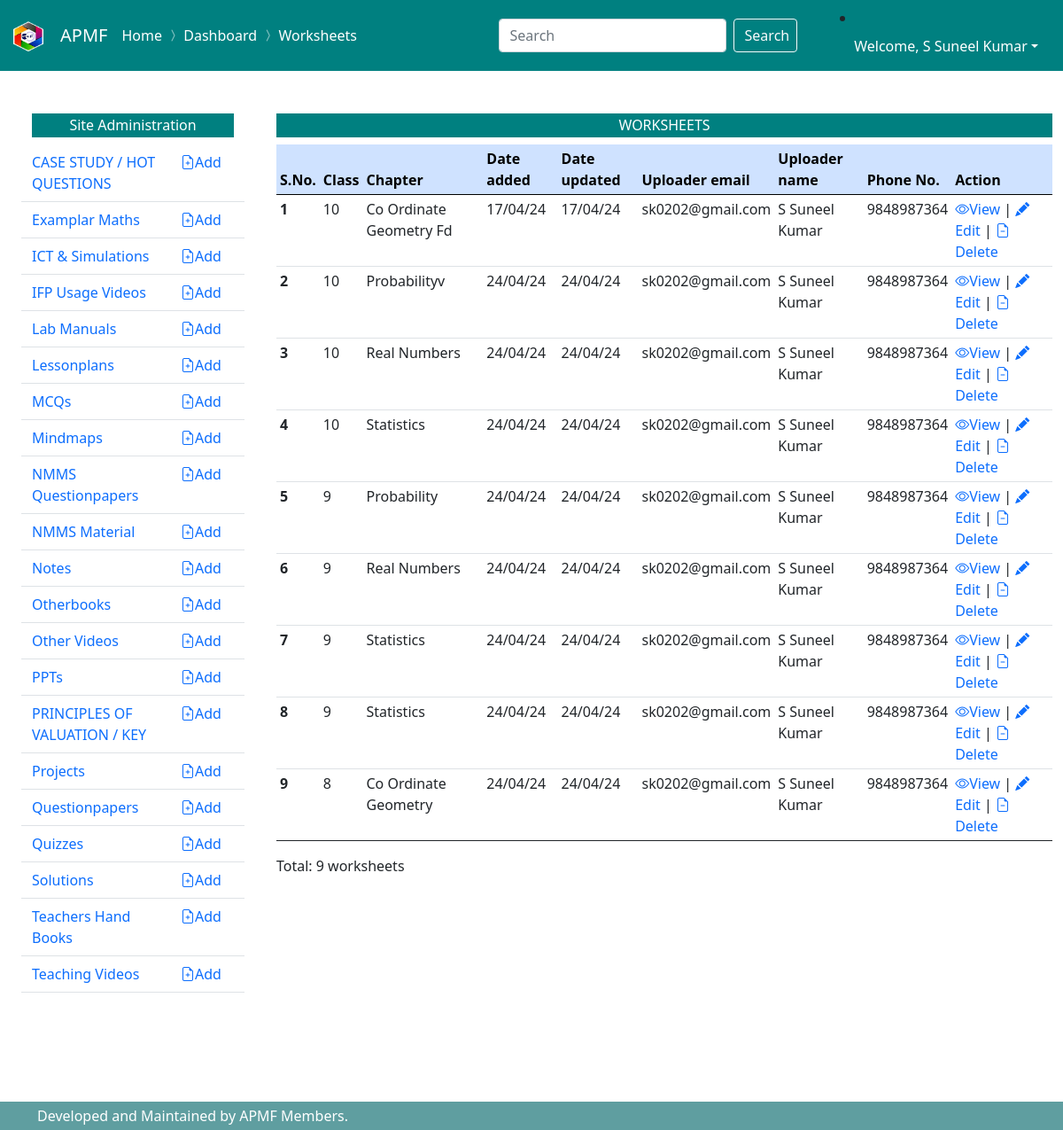
Page /dashboard/worksheets/ (signed in) on the committed database.
### users/models.py (models this page shows, shortened)
class MyUser(AbstractBaseUser):
    email=models.EmailField(
        verbose_name ='email address',
        max_length = 255,
        unique = True,
    )
    phone_number = models.CharField(max_length=10, validators=[RegexValidator(regex='^(\+?\d{1,3})?[-.\s]?\(?\d{3}\)?[-.\s]?\d{3}[-.\s]?\d{4}$')])
    name = models.CharField(max_length=50)
    is_active = models.BooleanField(default=True)
    is_admin = models.BooleanField(default=False)
    objects = MyUserManager()
    USERNAME_FIELD = 'email'
    REQUIRED_FIELDS = ['phone_number', 'name']

### worksheets/models.py (models this page shows, shortened)
class Worksheet(Item):
    chapter = models.CharField(max_length = 50)
    class Meta:
        ordering = [
            '-standard',
            'chapter'
        ]

### dashboard/views.py (the view)
# urls.py: path('dashboard/worksheets/', views.DashboardWorksheetListView.as_view(), name='dashboard_worksheet_list'),
class DashboardWorksheetListView(worksheet_views.WorksheetListView):
    template_name = 'dashboard/worksheets/list.html'
    success_url = reverse_lazy('dashboard_worksheet_list')

### worksheets/views.py (called while the page is built)
    def get_context_data(self, **kwargs):
        context = super().get_context_data(**kwargs)
        context['requests'] = Message.objects.filter(request_for = 'worksheet')
        return context

### dashboard/templates/dashboard/worksheets/list.html (shortened to what this page needs)
{% extends "dashboard/dashboard.html" %}
{% load static %}
{% block navigation %}
<span class="navbar-text" >
  <a href="{% url "home" %}" style ="text-decoration:none">Home</a>
  <i class="bi bi-chevron-compact-right"></i>
  <a href="{% url "dashboard" %}" style ="text-decoration:none">Dashboard</a>
  <i class="bi bi-chevron-compact-right"></i>
  <a href="#" style ="text-decoration:none">Worksheets</a>
</span>
{% endblock navigation %}
{% block content %}
<h6 class ="p-1 text-center" style="background-color:teal; color:white"> WORKSHEETS</h6>
<table class="table table-sm table-hover">
    <thead class="table-primary" >
      <tr  >
        <th scope="col">S.No.</th>
        <th scope="col">Class</th>
        <th scope="col">Chapter</th>
        <th scope="col">Date added</th>
        <th scope="col">Date updated</th>
        <th scope="col">Uploader email</th>
        <th scope="col">Uploader name</th>
        <th scope="col">Phone No.</th>
        <th scope="col">Action</th>
      </tr>
    </thead>
    <tbody>
        {% for worksheet in  worksheets %}
      <tr>
        <th scope="row">{{forloop.counter}}</th>
        <td>{{worksheet.standard}}</td>
        <td>{{worksheet.chapter|title}}</td>
        <td>{{worksheet.date_added|date:'d/m/y'}}</td>
        <td>{{worksheet.date_updated|date:'d/m/y'}}</td>
        <td>{{worksheet.uploaded_by.email}}</td>
        <td>{{worksheet.uploaded_by.name|title}}</td>
        <td>{{worksheet.uploaded_by.phone_number}}</td>
        <td><a style="text-decoration:none;" href= '{{ worksheet.file.url }}'><i class="bi bi-eye"></i>View </a>|
          <a style="text-decoration:none;" href= '{% url "dashboard_worksheet_update" worksheet.pk %}'><i class="bi bi-pencil-fill"></i>Edit </a>|
          <a style="text-decoration:none;" href= '{% url "dashboard_worksheet_delete" worksheet.pk %}'><i class="bi bi-file-earmark-minus"></i>Delete </a> </td>
      </tr>
      {% endfor %}
      </table>
      Total: {{worksheets|length}} worksheet{{worksheets|length|pluralize:'s'}}
{% endblock content %}

### dashboard/templates/dashboard/dashboard.html (shortened to what this page needs)
{% load static %}
<!DOCTYPE html>
<html lang="en">
<head>
  <link href="https://cdn.jsdelivr.net/npm/bootstrap@5.0.2/dist/css/bootstrap.min.css" rel="stylesheet">
  <link rel="stylesheet" href="https://cdn.jsdelivr.net/npm/bootstrap-icons@1.11.3/font/bootstrap-icons.min.css">
  <link href="{% static 'css/style.css' %}" rel="stylesheet">
</head>
<body class="d-flex flex-column min-vh-100">
<nav class="navbar navbar-expand-sm navbar-dark " style="background-color: teal;">
  <div class="container-fluid">
    <a class="navbar-brand" href="{% url 'home' %}">
      <img src="{% static 'images/apmf_logo.png' %}" alt="Avatar Logo" style="width:40px;" >
    </a>
    <a class="navbar-brand" href="javascript:void(0)">APMF</a>
    <div class="collapse navbar-collapse" id="mynavbar">
                    <ul class="navbar-nav me-auto">
                      {% block navigation %}{% endblock navigation %}
                    </ul>
                  <form class="d-flex" style="float">
                    <input class="form-control me-2" type="text" placeholder="Search">
                    <button class="btn btn-outline-light pe-2" type="button">Search</button>
                  </form>
                  {% if user.is_authenticated %}
                    <li class="nav-item dropdown ms-5 dropdown-menu-right">
                              <a class="nav-link dropdown-toggle" href="#" role="button" data-bs-toggle="dropdown" style="color:white;">Welcome, {{ user.name }}</a>
                    </li>
                  {% else %}
                  <form class="d-flex ms-5">
                    <a href="{% url 'login' %}" class="btn btn-outline-light me-2">Log In</a>
                    <a href="{% url 'signup' %}" class="btn btn-outline-light">Sign up</a>
                    </form>
                  {% endif %}
    </div>
  </div>
</nav>
<div class="container-fluid mt-5" >
    <div class="row">
        <div class="col-md-3" >
               {% include "dashboard/sidebar.html" %}
        </div>
        <div class="col-md-9">
               {% block content %}{% endblock content %}
        </div>
    </div>
</div>
<footer class="footer mt-auto py-1 " style="background-color:cadetblue; color:White ">
  <div class="container">
    <span class="text-white ">Developed and Maintained by APMF Members.</span>
  </div>
</footer>
</body>
</html>

### rows in the picture
MyUser: name "S Suneel Kumar"
Worksheet: standard "10", chapter "Co Ordinate Geometry Fd", date_added "17/04/24", date_updated "17/04/24", uploaded_by.email "sk0202@gmail.com", uploaded_by.name "S Suneel Kumar", uploaded_by.phone_number "9848987364"
Worksheet: standard "10", chapter "Probabilityv", date_added "24/04/24", date_updated "24/04/24", uploaded_by.email "sk0202@gmail.com", uploaded_by.name "S Suneel Kumar", uploaded_by.phone_number "9848987364"
Worksheet: standard "10", chapter "Real Numbers", date_added "24/04/24", date_updated "24/04/24", uploaded_by.email "sk0202@gmail.com", uploaded_by.name "S Suneel Kumar", uploaded_by.phone_number "9848987364"
Worksheet: standard "10", chapter "Statistics", date_added "24/04/24", date_updated "24/04/24", uploaded_by.email "sk0202@gmail.com", uploaded_by.name "S Suneel Kumar", uploaded_by.phone_number "9848987364"
Worksheet: standard "9", chapter "Probability", date_added "24/04/24", date_updated "24/04/24", uploaded_by.email "sk0202@gmail.com", uploaded_by.name "S Suneel Kumar", uploaded_by.phone_number "9848987364"
Worksheet: standard "9", chapter "Real Numbers", date_added "24/04/24", date_updated "24/04/24", uploaded_by.email "sk0202@gmail.com", uploaded_by.name "S Suneel Kumar", uploaded_by.phone_number "9848987364"
Worksheet: standard "9", chapter "Statistics", date_added "24/04/24", date_updated "24/04/24", uploaded_by.email "sk0202@gmail.com", uploaded_by.name "S Suneel Kumar", uploaded_by.phone_number "9848987364"
Worksheet: standard "9", chapter "Statistics", date_added "24/04/24", date_updated "24/04/24", uploaded_by.email "sk0202@gmail.com", uploaded_by.name "S Suneel Kumar", uploaded_by.phone_number "9848987364"
Worksheet: standard "8", chapter "Co Ordinate Geometry", date_added "24/04/24", date_updated "24/04/24", uploaded_by.email "sk0202@gmail.com", uploaded_by.name "S Suneel Kumar", uploaded_by.phone_number "9848987364"

### other values in the picture
{{ worksheets|length }} "9"
